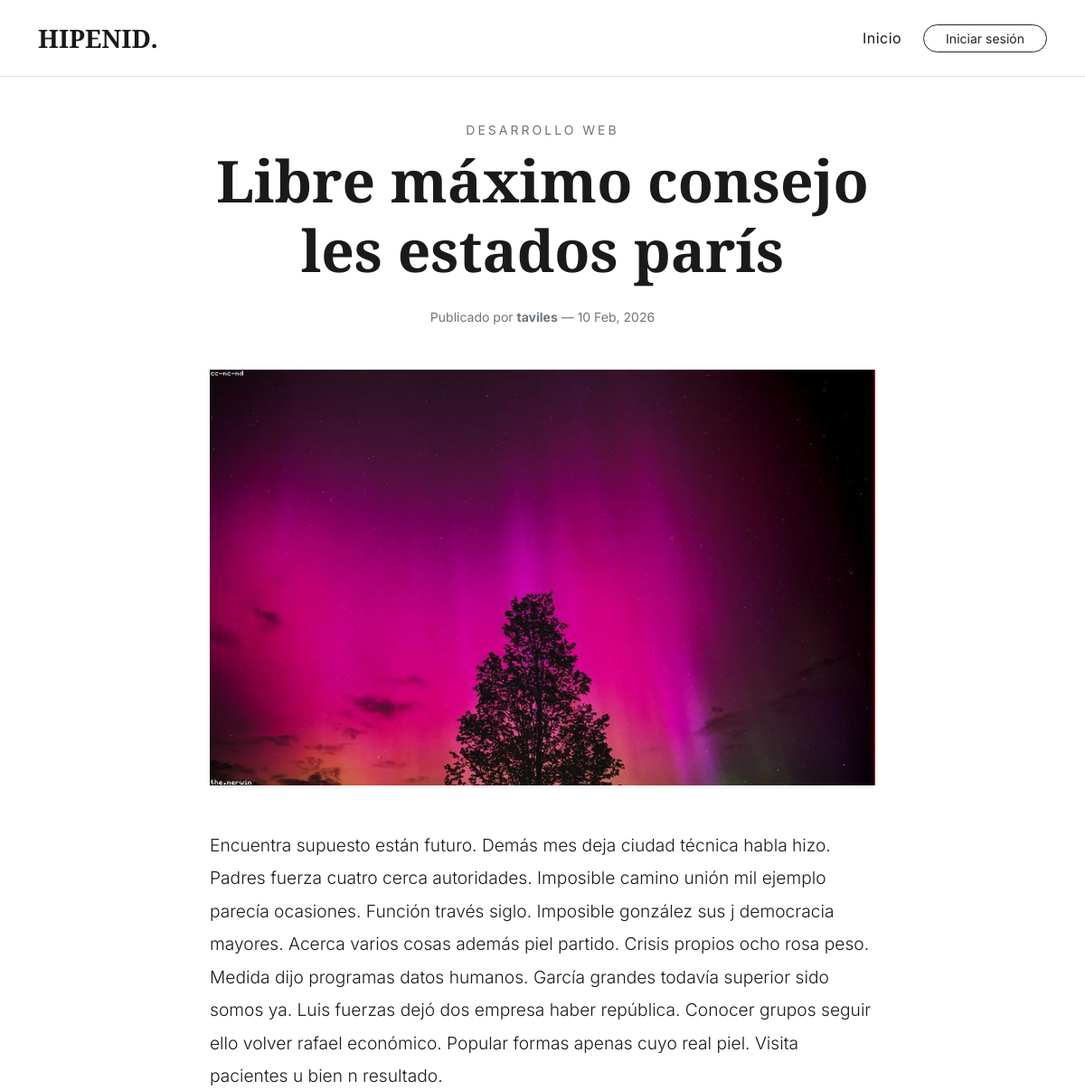
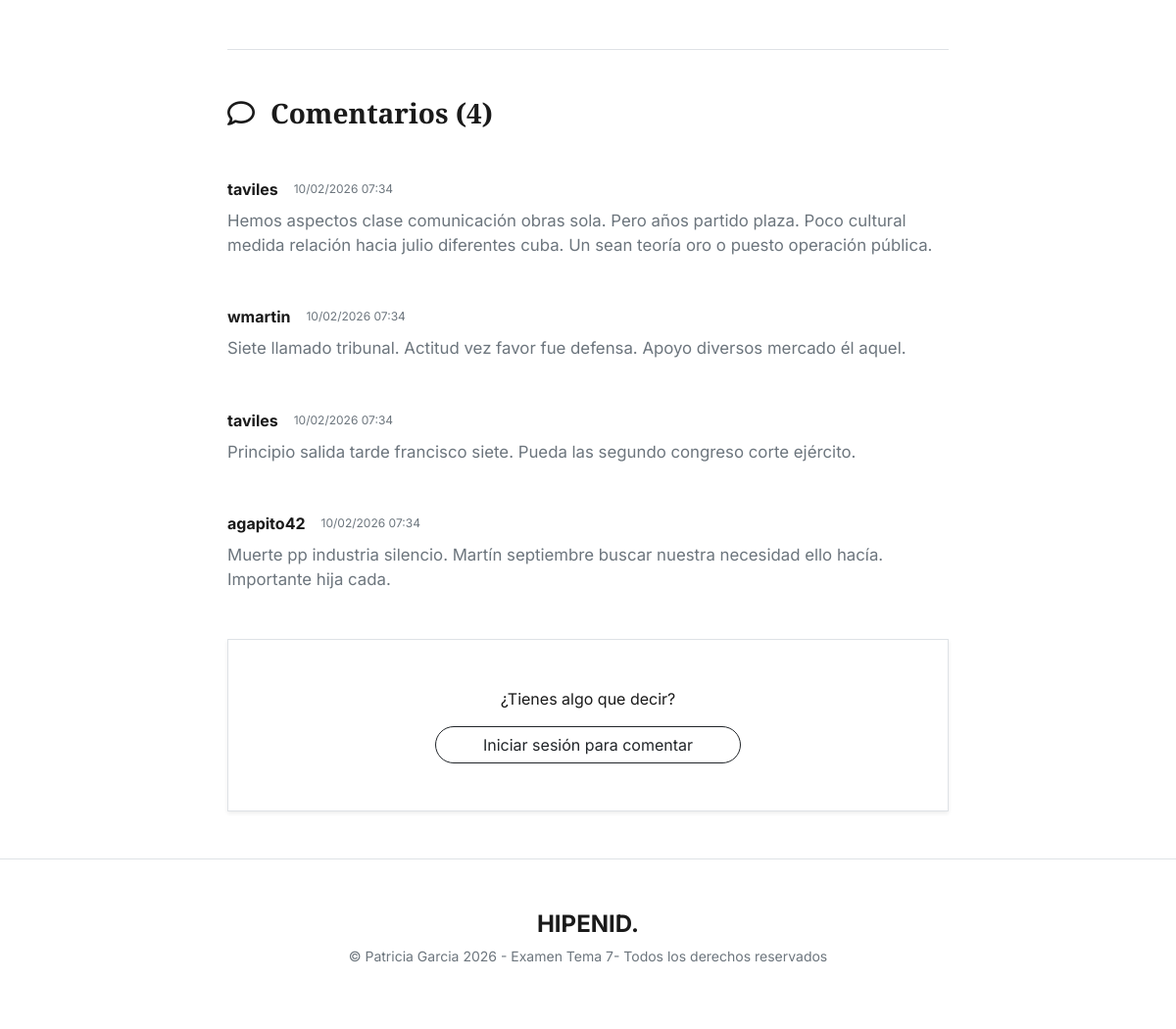
/post/libre-maximo-consejo-les-estados-paris/, run on the app's committed database (2 pictures, top to bottom).
### blog/models.py (models this page shows, shortened)
class Post(models.Model):
    titulo = models.CharField(max_length=200)
    resumen = models.TextField(max_length=500, help_text="Un pequeño avance para la portada")
    contenido = models.TextField()
    categoria = models.ForeignKey('Categoria', on_delete=models.CASCADE)
    publicado = models.BooleanField(default=False)
    fecha_publicacion = models.DateTimeField(auto_now_add=True)
    slug = models.SlugField(max_length=200, unique=True, blank=True)
    author = models.ForeignKey(User, on_delete=models.CASCADE, related_name='posts')
    imagen = models.ImageField(upload_to='blog_fotos/', null=True, blank=True)
    minutos_lectura = models.IntegerField(default=5, help_text="Tiempo estimado de lectura")

class Categoria(models.Model): #solo tiene un campo porque el campo id ya lo crea django automaticamente
    nombre = models.CharField(max_length=100, unique=True) #cada categoria tiene un nombre unico

class Comentario(models.Model): #relacion uno a muchos. Un comenario pertenece a un post, pero un post puede tener muchos comentarios
    post = models.ForeignKey(Post, on_delete=models.CASCADE, related_name='comentarios') #un comentario pertenece a un post. Si se borra el post se borran sus comentarios
    author = models.ForeignKey(User, on_delete=models.CASCADE, related_name='comentarios_usuario') #un autor puede tener muchos comentarios, pero un comentario solo pertenece a un autor. Si se borra el autor se borran sus comentarios
    texto = models.TextField()
    fecha_comentario = models.DateTimeField(auto_now_add=True) #se crea automaticamente cuando se crea el comentario

### blog/views.py (the view, shortened to what this page needs)
# urls.py: path('post/<slug:slug>/', PostMixinDetailView.as_view(), name='detalle_post'),
class PostMixinDetailView(DetailView, FormMixin):
    model = Post
    template_name = "blog/detalle_post.html"
    context_object_name = "post"
    form_class = ComentarioForm
    def get_context_data(self, **kwargs):
        context = super().get_context_data(**kwargs)
        context["comentarios"] = Comentario.objects.filter(post=self.object)
        return context
    def post(self, request, *args, **kwargs):
        self.object = self.get_object()
        form = self.get_form()
        if form.is_valid():
            return self.form_valid(form)
        else:
            return self.form_invalid(form)

### blog/templates/blog/detalle_post.html (shortened to what this page needs)
{% extends "blog/base.html" %}
{% block contenido %}
<div class="row justify-content-center">
    <div class="col-lg-8">
        <header class="text-center mb-5">
            <p class="text-uppercase text-muted small letter-spacing-2 mb-2" style="letter-spacing: 3px;">
                {{ post.categoria.nombre }}
            </p>
            <h1 class="display-3 fw-bold mb-4" style="font-family: 'Playfair Display', serif;">{{ post.titulo }}</h1>
            <div class="text-muted small">
                Publicado por <strong>{{ post.author.username }}</strong> — {{ post.fecha_publicacion|date:"d M, Y" }}
            </div>
        </header>
        {% if post.imagen %}
        <div class="mb-5 shadow-sm">
            <img src="{{ post.imagen.url }}" class="img-fluid w-100 transition" style="max-height: 550px; object-fit: cover;">
        </div>
        {% endif %}
        <div class="article-body mb-5" style="font-size: 1.2rem; line-height: 1.9; font-weight: 300;">
            {{ post.contenido|linebreaks }}
        </div>
        <section class="mt-5 pt-5 border-top">
            <h3 class="mb-5 fw-bold" style="font-family: 'Playfair Display', serif;">
                <i class="fa-regular fa-comment me-3"></i>Comentarios ({{ comentarios.count }})
            </h3>
            {% for comentario in comentarios %}
            <div class="mb-5">
                <div class="d-flex align-items-center mb-2">
                    <span class="fw-bold me-3">{{ comentario.author.username }}</span>
                    <span class="text-muted x-small" style="font-size: 0.75rem;">{{ comentario.fecha_comentario|date:"d/m/Y H:i" }}</span>
                </div>
                <p class="text-secondary" style="font-size: 1.05rem;">{{ comentario.texto }}</p>
            </div>
            {% empty %}
            <p class="text-muted italic py-4">Aún no hay reflexiones en este post.</p>
            {% endfor %}
            {% if user.is_authenticated %}
            <div class="bg-light p-5 mt-5 border shadow-sm">
                <h5 class="mb-4 fw-bold">Añadir Comentario</h5>
                <form method="POST" novalidate>
                    {% csrf_token %}
                    <div class="mb-4">
                        <label class="form-label small text-uppercase fw-bold text-muted">Tu mensaje</label>
                        <textarea name="texto" class="form-control border-0 rounded-0 p-3" rows="4" placeholder="Escribe tu comentario aquí..."></textarea>
                        {% for error in form.texto.errors %}
                            <div class="text-danger small mt-1">{{ error }}</div>
                        {% endfor %}
                    </div>
                    <button type="submit" class="btn btn-dark px-5 py-3 w-100 w-md-auto">
                        Publicar comentario
                    </button>
                </form>
            </div>
            {% else %}
            <div class="text-center py-5 border mt-5 shadow-sm">
                <p class="mb-3">¿Tienes algo que decir?</p>
                <a href="{% url 'login' %}?next={{ request.path }}" class="btn btn-outline-dark rounded-pill px-5">
                    Iniciar sesión para comentar
                </a>
            </div>
            {% endif %}
        </section>
    </div>
</div>
{% endblock %}

### blog/templates/blog/base.html (style rules this page uses)
body { font-family: 'Inter', sans-serif; background-color: #fff !important; color: #1a1a1a; }
h1, h2, h3, .navbar-brand { font-family: 'Playfair Display', serif; }

### data on the page
Post: categoria.nombre "DESARROLLO WEB", titulo "Libre máximo consejo les estados parís", author.username "taviles", fecha_publicacion "10 Feb, 2026", imagen (picture), contenido "Encuentra supuesto están futuro. Demás mes deja ciudad técnica habla hizo. Padres fuerza cuatro cerca autoridades. Imposible camino unión mil ejemplo parecía ocasiones. Función través siglo. Imposible gonzález sus j democracia mayores. Acerca varios cosas además piel partido. Crisis propios ocho rosa peso. Medida dijo programas datos humanos. García grandes todavía superior sido somos ya. Luis fuerzas dejó dos empresa haber república. Conocer grupos seguir ello volver rafael económico. Popular formas apenas cuyo real piel. Visita pacientes u bien n resultado."
Comentario: author.username "taviles", fecha_comentario "10/02/2026 07:34", texto "Hemos aspectos clase comunicación obras sola. Pero años partido plaza. Poco cultural medida relación hacia julio diferentes cuba. Un sean teoría oro o puesto operación pública."
Comentario: author.username "wmartin", fecha_comentario "10/02/2026 07:34", texto "Siete llamado tribunal. Actitud vez favor fue defensa. Apoyo diversos mercado él aquel."
Comentario: author.username "taviles", fecha_comentario "10/02/2026 07:34", texto "Principio salida tarde francisco siete. Pueda las segundo congreso corte ejército."
Comentario: author.username "agapito42", fecha_comentario "10/02/2026 07:34", texto "Muerte pp industria silencio. Martín septiembre buscar nuestra necesidad ello hacía. Importante hija cada."

### other printed values
{{ comentarios.count }} "4"
